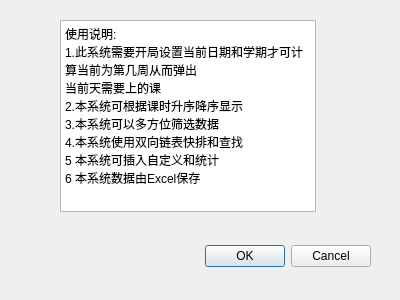
<?xml version="1.0" encoding="UTF-8"?>
<ui version="4.0">
 <class>certificationDialog</class>
 <widget class="QDialog" name="certificationDialog">
  <property name="geometry">
   <rect>
    <x>0</x>
    <y>0</y>
    <width>400</width>
    <height>300</height>
   </rect>
  </property>
  <property name="windowTitle">
   <string>Dialog</string>
  </property>
  <widget class="QDialogButtonBox" name="buttonBox">
   <property name="geometry">
    <rect>
     <x>30</x>
     <y>240</y>
     <width>341</width>
     <height>32</height>
    </rect>
   </property>
   <property name="orientation">
    <enum>Qt::Horizontal</enum>
   </property>
   <property name="standardButtons">
    <set>QDialogButtonBox::Cancel|QDialogButtonBox::Ok</set>
   </property>
  </widget>
  <widget class="QTextBrowser" name="textBrowser">
   <property name="geometry">
    <rect>
     <x>60</x>
     <y>20</y>
     <width>256</width>
     <height>192</height>
    </rect>
   </property>
   <property name="html">
    <string>&lt;!DOCTYPE HTML PUBLIC &quot;-//W3C//DTD HTML 4.0//EN&quot; &quot;http://www.w3.org/TR/REC-html40/strict.dtd&quot;&gt;
&lt;html&gt;&lt;head&gt;&lt;meta name=&quot;qrichtext&quot; content=&quot;1&quot; /&gt;&lt;style type=&quot;text/css&quot;&gt;
p, li { white-space: pre-wrap; }
&lt;/style&gt;&lt;/head&gt;&lt;body style=&quot; font-family:'SimSun'; font-size:9pt; font-weight:400; font-style:normal;&quot;&gt;
&lt;p style=&quot; margin-top:0px; margin-bottom:0px; margin-left:0px; margin-right:0px; -qt-block-indent:0; text-indent:0px;&quot;&gt;使用说明:&lt;/p&gt;
&lt;p style=&quot; margin-top:0px; margin-bottom:0px; margin-left:0px; margin-right:0px; -qt-block-indent:0; text-indent:0px;&quot;&gt;1.此系统需要开局设置当前日期和学期才可计算当前为第几周从而弹出&lt;/p&gt;
&lt;p style=&quot; margin-top:0px; margin-bottom:0px; margin-left:0px; margin-right:0px; -qt-block-indent:0; text-indent:0px;&quot;&gt;当前天需要上的课&lt;/p&gt;
&lt;p style=&quot; margin-top:0px; margin-bottom:0px; margin-left:0px; margin-right:0px; -qt-block-indent:0; text-indent:0px;&quot;&gt;2.本系统可根据课时升序降序显示&lt;/p&gt;
&lt;p style=&quot; margin-top:0px; margin-bottom:0px; margin-left:0px; margin-right:0px; -qt-block-indent:0; text-indent:0px;&quot;&gt;3.本系统可以多方位筛选数据&lt;/p&gt;
&lt;p style=&quot; margin-top:0px; margin-bottom:0px; margin-left:0px; margin-right:0px; -qt-block-indent:0; text-indent:0px;&quot;&gt;4.本系统使用双向链表快排和查找&lt;/p&gt;
&lt;p style=&quot; margin-top:0px; margin-bottom:0px; margin-left:0px; margin-right:0px; -qt-block-indent:0; text-indent:0px;&quot;&gt;5 本系统可插入自定义和统计&lt;/p&gt;
&lt;p style=&quot; margin-top:0px; margin-bottom:0px; margin-left:0px; margin-right:0px; -qt-block-indent:0; text-indent:0px;&quot;&gt;6 本系统数据由Excel保存&lt;/p&gt;&lt;/body&gt;&lt;/html&gt;</string>
   </property>
  </widget>
 </widget>
 <resources/>
 <connections>
  <connection>
   <sender>buttonBox</sender>
   <signal>accepted()</signal>
   <receiver>certificationDialog</receiver>
   <slot>accept()</slot>
   <hints>
    <hint type="sourcelabel">
     <x>248</x>
     <y>254</y>
    </hint>
    <hint type="destinationlabel">
     <x>157</x>
     <y>274</y>
    </hint>
   </hints>
  </connection>
  <connection>
   <sender>buttonBox</sender>
   <signal>rejected()</signal>
   <receiver>certificationDialog</receiver>
   <slot>reject()</slot>
   <hints>
    <hint type="sourcelabel">
     <x>316</x>
     <y>260</y>
    </hint>
    <hint type="destinationlabel">
     <x>286</x>
     <y>274</y>
    </hint>
   </hints>
  </connection>
 </connections>
</ui>
